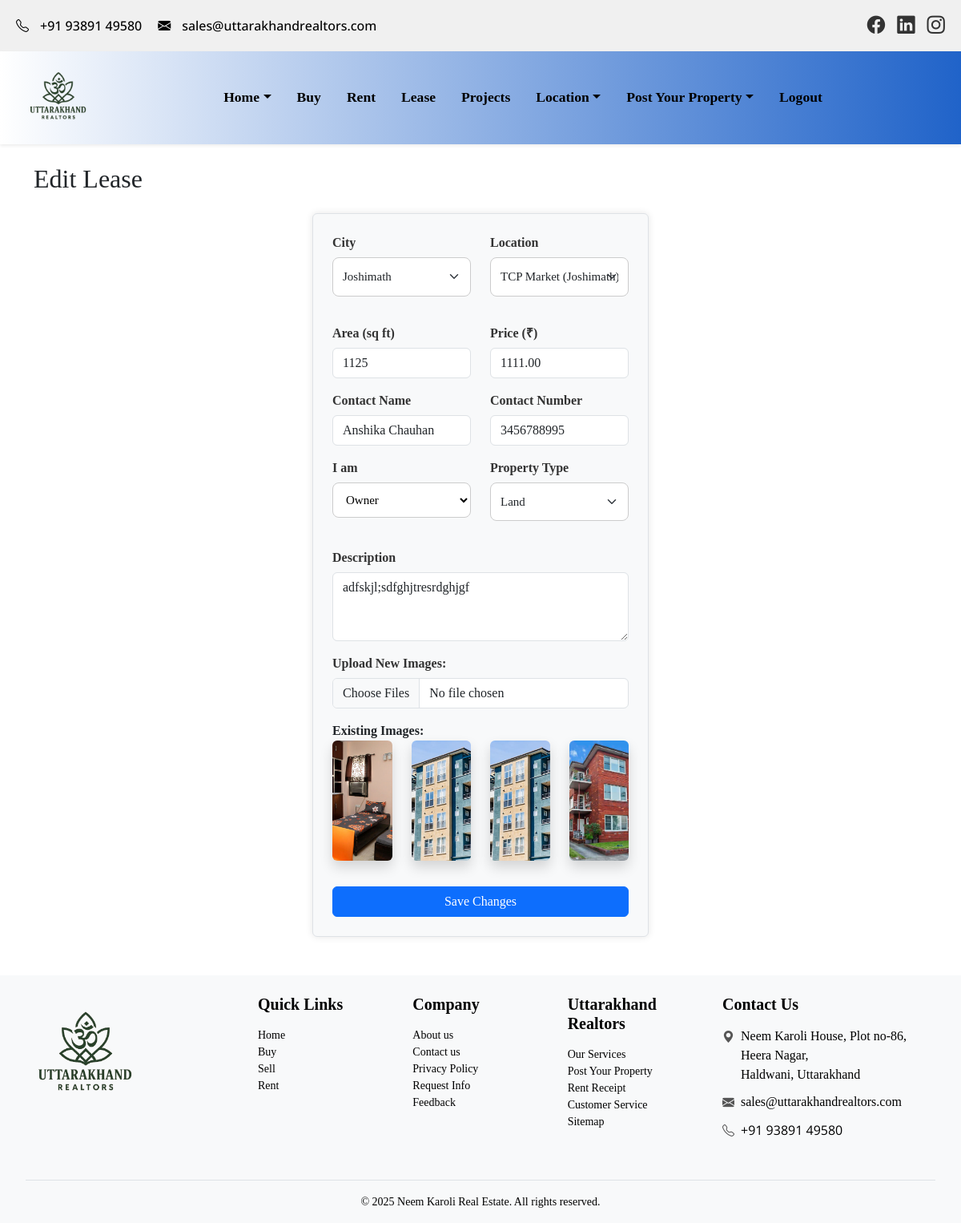
Page /lease/edit/2/ (signed in) on the committed database.
### my_app/models.py (models this page shows, shortened)
class Lease(models.Model):
    owner_user = models.ForeignKey(User, on_delete=models.CASCADE)
    property_type = models.ForeignKey(PropertyType, on_delete=models.SET_NULL, null=True)
    city = models.ForeignKey(City, on_delete=models.CASCADE)
    location = models.ForeignKey(Location, on_delete=models.CASCADE)
    area = models.CharField(max_length=100, null=True)
    price = models.DecimalField(max_digits=10, decimal_places=2, null=True)
    owner_name = models.CharField(max_length=100, null=True)
    contact_name = models.CharField(max_length=100, null=True)
    contact_number = models.CharField(max_length=15, null=True)
    description = models.TextField(null=True, blank=True)
    terms_and_conditions = models.TextField(null=True, blank=True)
    is_approved = models.BooleanField(default=False)

class LeaseImage(models.Model):
    lease = models.ForeignKey(Lease, on_delete=models.CASCADE, related_name='images')
    image = models.ImageField(upload_to='leases/')

### my_app/views.py (the view)
# urls.py: path('lease/edit/<int:pk>/', views.edit_lease, name='edit_lease'),
@login_required
def edit_lease(request, pk):
    lease = get_object_or_404(Lease, pk=pk)
    if request.user != lease.owner_user:
        return HttpResponseForbidden("You are not allowed to edit this lease.")
    if request.method == 'POST':
        form = LeaseForm(request.POST, request.FILES, instance=lease)
        if form.is_valid():
            lease = form.save()
            images = request.FILES.getlist('images')
            for img in images:
                LeaseImage.objects.create(lease=lease, image=img)
            return redirect('lease_properties')
        else:
            print("Form errors:", form.errors)
    else:
        form = LeaseForm(instance=lease)
    return render(request, 'edit_lease.html', {'form': form, 'lease': lease})

### my_app/models.py (called while the page is built)
    def __str__(self):
        return self.name

    def __str__(self):
        return self.name

    def __str__(self):
        return f"{self.name} ({self.city.name})"

### my_app/templates/edit_lease.html (shortened to what this page needs)
{% extends "common.html" %}
{% block content %}
<div class="container mt-4">
  <h2 class="mb-4">Edit Lease</h2>
  <form method="POST" enctype="multipart/form-data" class="p-4 bg-light border rounded">
    <div class="row mb-3">
      <div class="col-md-6">
        <label for="id_city">City</label>
        {{ form.city }}
      </div>
      <div class="col-md-6">
        <label for="id_location">Location</label>
        {{ form.location }}
      </div>
    </div>
    <div class="row mb-3">
      <div class="col-md-6">
        <label>Area (sq ft)</label>
        {{ form.area }}
      </div>
      <div class="col-md-6">
        <label>Price (₹)</label>
        {{ form.price }}
      </div>
    </div>
    <div class="row mb-3">
      <div class="col-md-6">
        <label>Contact Name</label>
        {{ form.contact_name }}
      </div>
      <div class="col-md-6 ">
        <label>Contact Number</label>
        {{ form.contact_number }}
      </div>
    </div>
    <div class="row mb-3">
    <div class="col-md-6">
      <label for="id_owner_name">I am</label>
      {{ form.owner_name }}
    </div>
    <div class="col-md-6">
      <label for="id_property_type">Property Type</label>
      {{ form.property_type }}
    </div>
  </div>
    <div class="mb-3">
      <label>Description</label>
      {{ form.description }}
    </div>
    <div class="mb-3">
      <label>Upload New Images:</label>
      <input type="file" name="images" multiple accept="image/*" class="form-control">
    </div>
    {% if lease.images.all %}
      <div class="mb-3">
        <strong>Existing Images:</strong><br>
        <div class="row">
          {% for img in lease.images.all %}
            <div class="col-md-3 text-center mb-3">
              <img src="{{ img.image.url }}" class="img-fluid rounded shadow" style="height: 150px; object-fit: cover;">
            </div>
          {% endfor %}
        </div>
      </div>
    {% endif %}
    <div class="text-center">
      <button type="submit" class="btn btn-primary">Save Changes</button>
    </div>
  </form>
</div>
{% endblock %}

### static/css/style.css (style rules this page uses)
body { font-family: Georgia, 'Times New Roman', Times, serif !important; margin: 0; padding: 0; }
form { background-color: rgba(255, 255, 255, 0.85); padding: 30px; border-radius: 20px; max-width: 420px; margin: auto; box-shadow: 0 0 10px rgba(0, 0, 0, 0.1); }
form label { font-weight: bold; display: block; margin-bottom: 6px; color: #333; }
form select, .form-select { width: 100%; padding: 12px; font-size: 15px; border: 1px solid #ccc; border-radius: 8px; background-color: #fff; margin-bottom: 18px; box-sizing: border-box; }
form button { width: 100%; padding: 12px; font-size: 16px; background-color: #00a67e; color: white; border: none; border-radius: 8px; cursor: pointer; transition: background-color 0.3s ease; }

### rows in the picture
Lease: city "Joshimath", location "TCP Market (Joshimath)", area "1125", price "1111.00", contact_name "Anshika Chauhan", contact_number "3456788995", owner_name "Owner", property_type "Land", description "adfskjl;sdfghjtresrdghjgf"
LeaseImage: image (picture)
LeaseImage: image (picture)
LeaseImage: image (picture)
LeaseImage: image (picture)
